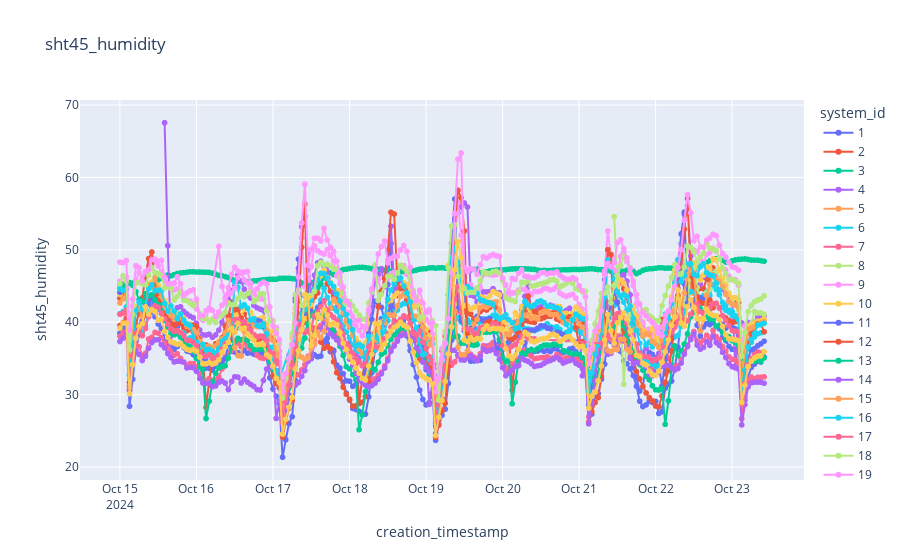

Source (notebook cell):
### Code cell
plot_sensor_measurement(df,sensor_id,col_name="sht45_humidity",filter=filter)

### Figure 1 — Plotly figure (JSON) as saved in the notebook; plotly's stock layout.template omitted (floating-point values rounded to 4 significant figures; data arrays with more than 128 entries replaced by an {"elided": "..."} marker saying what was removed)
{"data": [{"hovertemplate": "system_id=1<br>creation_timestamp=%{x}<br>sht45_humidity=%{y}<extra></extra>", "legendgroup": "1", "line": {"color": "#636efa", "dash": "solid"}, "marker": {"symbol": "circle"}, "mode": "lines+markers", "name": "1", "showlegend": true, "type": "scattergl", "x": {"elided": "203 str values"}, "xaxis": "x", "y": {"elided": "203 float values"}, "yaxis": "y"}, {"hovertemplate": "system_id=2<br>creation_timestamp=%{x}<br>sht45_humidity=%{y}<extra></extra>", "legendgroup": "2", "line": {"color": "#EF553B", "dash": "solid"}, "marker": {"symbol": "circle"}, "mode": "lines+markers", "name": "2", "showlegend": true, "type": "scattergl", "x": {"elided": "203 str values"}, "xaxis": "x", "y": {"elided": "203 float values"}, "yaxis": "y"}, {"hovertemplate": "system_id=3<br>creation_timestamp=%{x}<br>sht45_humidity=%{y}<extra></extra>", "legendgroup": "3", "line": {"color": "#00cc96", "dash": "solid"}, "marker": {"symbol": "circle"}, "mode": "lines+markers", "name": "3", "showlegend": true, "type": "scattergl", "x": {"elided": "203 str values"}, "xaxis": "x", "y": {"elided": "203 float values"}, "yaxis": "y"}, {"hovertemplate": "system_id=4<br>creation_timestamp=%{x}<br>sht45_humidity=%{y}<extra></extra>", "legendgroup": "4", "line": {"color": "#ab63fa", "dash": "solid"}, "marker": {"symbol": "circle"}, "mode": "lines+markers", "name": "4", "showlegend": true, "type": "scattergl", "x": {"elided": "189 str values"}, "xaxis": "x", "y": {"elided": "189 float values"}, "yaxis": "y"}, {"hovertemplate": "system_id=5<br>creation_timestamp=%{x}<br>sht45_humidity=%{y}<extra></extra>", "legendgroup": "5", "line": {"color": "#FFA15A", "dash": "solid"}, "marker": {"symbol": "circle"}, "mode": "lines+markers", "name": "5", "showlegend": true, "type": "scattergl", "x": ["2024-10-22T06:00:00+00:00", "2024-10-22T07:00:00+00:00", "2024-10-22T08:00:00+00:00", "2024-10-22T09:00:00+00:00", "2024-10-22T10:00:00+00:00", "2024-10-22T11:00:00+00:00", "2024-10-22T12:00:00+00:00"], "xaxis": "x", "y": [39.31, 39.78, 41.19, 44.08, 44.99, 44.37, 43.96], "yaxis": "y"}, {"hovertemplate": "system_id=6<br>creation_timestamp=%{x}<br>sht45_humidity=%{y}<extra></extra>", "legendgroup": "6", "line": {"color": "#19d3f3", "dash": "solid"}, "marker": {"symbol": "circle"}, "mode": "lines+markers", "name": "6", "showlegend": true, "type": "scattergl", "x": {"elided": "203 str values"}, "xaxis": "x", "y": {"elided": "203 float values"}, "yaxis": "y"}, {"hovertemplate": "system_id=7<br>creation_timestamp=%{x}<br>sht45_humidity=%{y}<extra></extra>", "legendgroup": "7", "line": {"color": "#FF6692", "dash": "solid"}, "marker": {"symbol": "circle"}, "mode": "lines+markers", "name": "7", "showlegend": true, "type": "scattergl", "x": {"elided": "203 str values"}, "xaxis": "x", "y": {"elided": "203 float values"}, "yaxis": "y"}, {"hovertemplate": "system_id=8<br>creation_timestamp=%{x}<br>sht45_humidity=%{y}<extra></extra>", "legendgroup": "8", "line": {"color": "#B6E880", "dash": "solid"}, "marker": {"symbol": "circle"}, "mode": "lines+markers", "name": "8", "showlegend": true, "type": "scattergl", "x": ["2024-10-21T11:00:00+00:00", "2024-10-21T12:00:00+00:00", "2024-10-21T13:00:00+00:00", "2024-10-21T14:00:00+00:00", "2024-10-21T15:00:00+00:00", "2024-10-21T16:00:00+00:00", "2024-10-21T17:00:00+00:00", "2024-10-21T18:00:00+00:00", "2024-10-21T19:00:00+00:00", "2024-10-21T20:00:00+00:00", "2024-10-21T21:00:00+00:00", "2024-10-21T22:00:00+00:00", "2024-10-21T23:00:00+00:00", "2024-10-22T00:00:00+00:00", "2024-10-22T01:00:00+00:00", "2024-10-22T02:00:00+00:00", "2024-10-22T03:00:00+00:00", "2024-10-22T04:00:00+00:00", "2024-10-22T05:00:00+00:00", "2024-10-22T06:00:00+00:00", "2024-10-22T07:00:00+00:00", "2024-10-22T08:00:00+00:00", "2024-10-22T09:00:00+00:00", "2024-10-22T10:00:00+00:00", "2024-10-22T11:00:00+00:00", "2024-10-22T12:00:00+00:00", "2024-10-22T13:00:00+00:00", "2024-10-22T14:00:00+00:00", "2024-10-22T15:00:00+00:00", "2024-10-22T16:00:00+00:00", "2024-10-22T17:00:00+00:00", "2024-10-22T18:00:00+00:00", "2024-10-22T19:00:00+00:00", "2024-10-22T20:00:00+00:00", "2024-10-22T21:00:00+00:00", "2024-10-22T22:00:00+00:00", "2024-10-22T23:00:00+00:00", "2024-10-23T00:00:00+00:00", "2024-10-23T01:00:00+00:00", "2024-10-23T02:00:00+00:00", "2024-10-23T03:00:00+00:00", "2024-10-23T04:00:00+00:00", "2024-10-23T05:00:00+00:00", "2024-10-23T06:00:00+00:00", "2024-10-23T07:00:00+00:00", "2024-10-23T08:00:00+00:00", "2024-10-23T09:00:00+00:00", "2024-10-23T10:00:00+00:00"], "xaxis": "x", "y": [54.59, 44.99, 41.0, 31.43, 38.06, 41.06, 41.49, 41.13, 40.08, 40.07, 38.96, 38.15, 37.85, 37.39, 37.39, 37.71, 40.16, 41.35, 42.07, 43.0, 42.34, 40.71, 42.48, 43.53, 46.46, 47.39, 44.8, 42.88, 43.13, 44.09, 44.57, 46.7, 47.06, 46.13, 45.34, 44.71, 44.01, 43.16, 42.38, 41.74, 33.16, 35.91, 38.67, 39.76, 41.47, 41.27, 41.29, 41.09], "yaxis": "y"}, {"hovertemplate": "system_id=9<br>creation_timestamp=%{x}<br>sht45_humidity=%{y}<extra></extra>", "legendgroup": "9", "line": {"color": "#FF97FF", "dash": "solid"}, "marker": {"symbol": "circle"}, "mode": "lines+markers", "name": "9", "showlegend": true, "type": "scattergl", "x": {"elided": "195 str values"}, "xaxis": "x", "y": {"elided": "195 float values"}, "yaxis": "y"}, {"hovertemplate": "system_id=10<br>creation_timestamp=%{x}<br>sht45_humidity=%{y}<extra></extra>", "legendgroup": "10", "line": {"color": "#FECB52", "dash": "solid"}, "marker": {"symbol": "circle"}, "mode": "lines+markers", "name": "10", "showlegend": true, "type": "scattergl", "x": {"elided": "203 str values"}, "xaxis": "x", "y": {"elided": "203 float values"}, "yaxis": "y"}, {"hovertemplate": "system_id=11<br>creation_timestamp=%{x}<br>sht45_humidity=%{y}<extra></extra>", "legendgroup": "11", "line": {"color": "#636efa", "dash": "solid"}, "marker": {"symbol": "circle"}, "mode": "lines+markers", "name": "11", "showlegend": true, "type": "scattergl", "x": {"elided": "203 str values"}, "xaxis": "x", "y": {"elided": "203 float values"}, "yaxis": "y"}, {"hovertemplate": "system_id=12<br>creation_timestamp=%{x}<br>sht45_humidity=%{y}<extra></extra>", "legendgroup": "12", "line": {"color": "#EF553B", "dash": "solid"}, "marker": {"symbol": "circle"}, "mode": "lines+markers", "name": "12", "showlegend": true, "type": "scattergl", "x": {"elided": "203 str values"}, "xaxis": "x", "y": {"elided": "203 float values"}, "yaxis": "y"}, {"hovertemplate": "system_id=13<br>creation_timestamp=%{x}<br>sht45_humidity=%{y}<extra></extra>", "legendgroup": "13", "line": {"color": "#00cc96", "dash": "solid"}, "marker": {"symbol": "circle"}, "mode": "lines+markers", "name": "13", "showlegend": true, "type": "scattergl", "x": {"elided": "203 str values"}, "xaxis": "x", "y": {"elided": "203 float values"}, "yaxis": "y"}, {"hovertemplate": "system_id=14<br>creation_timestamp=%{x}<br>sht45_humidity=%{y}<extra></extra>", "legendgroup": "14", "line": {"color": "#ab63fa", "dash": "solid"}, "marker": {"symbol": "circle"}, "mode": "lines+markers", "name": "14", "showlegend": true, "type": "scattergl", "x": {"elided": "203 str values"}, "xaxis": "x", "y": {"elided": "203 float values"}, "yaxis": "y"}, {"hovertemplate": "system_id=15<br>creation_timestamp=%{x}<br>sht45_humidity=%{y}<extra></extra>", "legendgroup": "15", "line": {"color": "#FFA15A", "dash": "solid"}, "marker": {"symbol": "circle"}, "mode": "lines+markers", "name": "15", "showlegend": true, "type": "scattergl", "x": {"elided": "203 str values"}, "xaxis": "x", "y": {"elided": "203 float values"}, "yaxis": "y"}, {"hovertemplate": "system_id=16<br>creation_timestamp=%{x}<br>sht45_humidity=%{y}<extra></extra>", "legendgroup": "16", "line": {"color": "#19d3f3", "dash": "solid"}, "marker": {"symbol": "circle"}, "mode": "lines+markers", "name": "16", "showlegend": true, "type": "scattergl", "x": {"elided": "197 str values"}, "xaxis": "x", "y": {"elided": "197 float values"}, "yaxis": "y"}, {"hovertemplate": "system_id=17<br>creation_timestamp=%{x}<br>sht45_humidity=%{y}<extra></extra>", "legendgroup": "17", "line": {"color": "#FF6692", "dash": "solid"}, "marker": {"symbol": "circle"}, "mode": "lines+markers", "name": "17", "showlegend": true, "type": "scattergl", "x": {"elided": "182 str values"}, "xaxis": "x", "y": {"elided": "182 float values"}, "yaxis": "y"}, {"hovertemplate": "system_id=18<br>creation_timestamp=%{x}<br>sht45_humidity=%{y}<extra></extra>", "legendgroup": "18", "line": {"color": "#B6E880", "dash": "solid"}, "marker": {"symbol": "circle"}, "mode": "lines+markers", "name": "18", "showlegend": true, "type": "scattergl", "x": {"elided": "203 str values"}, "xaxis": "x", "y": {"elided": "203 float values"}, "yaxis": "y"}, {"hovertemplate": "system_id=19<br>creation_timestamp=%{x}<br>sht45_humidity=%{y}<extra></extra>", "legendgroup": "19", "line": {"color": "#FF97FF", "dash": "solid"}, "marker": {"symbol": "circle"}, "mode": "lines+markers", "name": "19", "showlegend": true, "type": "scattergl", "x": {"elided": "195 str values"}, "xaxis": "x", "y": {"elided": "195 float values"}, "yaxis": "y"}, {"hovertemplate": "system_id=20<br>creation_timestamp=%{x}<br>sht45_humidity=%{y}<extra></extra>", "legendgroup": "20", "line": {"color": "#FECB52", "dash": "solid"}, "marker": {"symbol": "circle"}, "mode": "lines+markers", "name": "20", "showlegend": true, "type": "scattergl", "x": {"elided": "203 str values"}, "xaxis": "x", "y": {"elided": "203 float values"}, "yaxis": "y"}], "layout": {"legend": {"title": {"text": "system_id"}, "tracegroupgap": 0}, "title": {"text": "sht45_humidity"}, "xaxis": {"anchor": "y", "domain": [0, 1], "title": {"text": "creation_timestamp"}}, "yaxis": {"anchor": "x", "domain": [0, 1], "title": {"text": "sht45_humidity"}}}}
